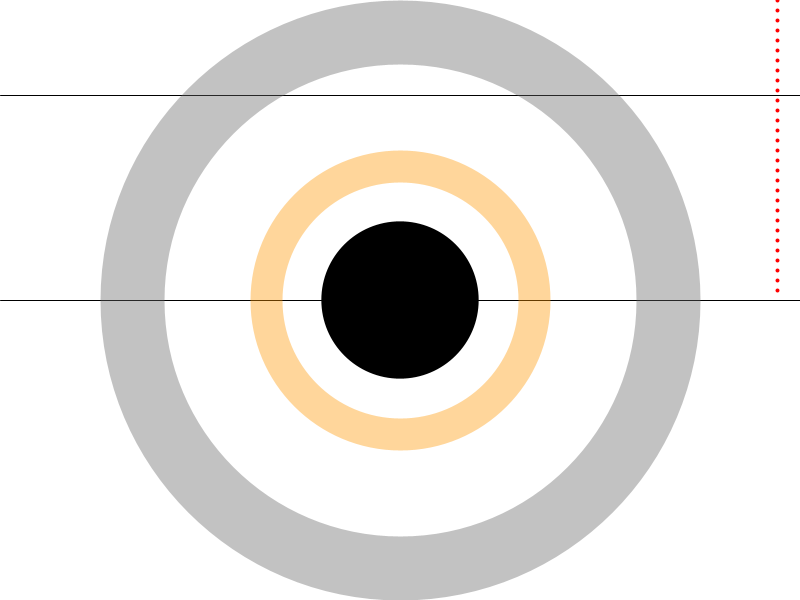
Frame 1 (no input)
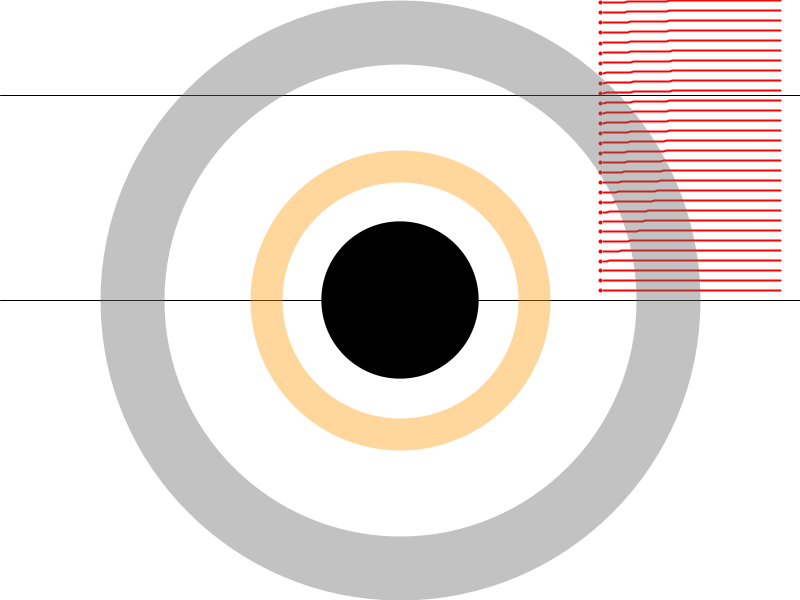
Frame 60 (the mouse pressed at the canvas centre just before this capture)
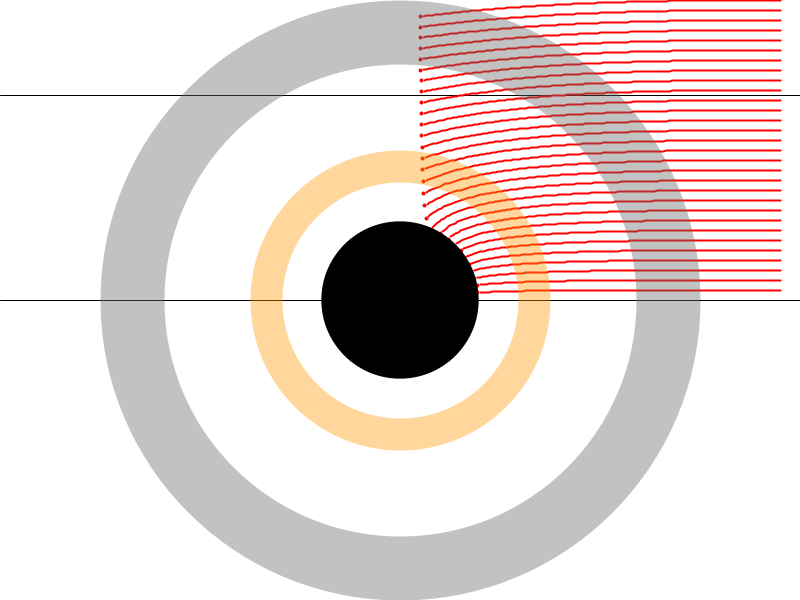
Frame 120 (the mouse held since frame 60 and released just before this capture)

The Processing sketch that drew these frames (run headless with seeded random() and noise(); from frame 60 on, the mouse is pressed at the canvas centre):

// Processing sketch: p144_2d_blackhole_visualization
// ── p144_2d_blackhole_visualization.pde
/*

https://en.wikipedia.org/wiki/Black_hole
https://youtu.be/zUyH3XhpLTo
https://www.asc.ohio-state.edu/orban.14/stemcoding/blackhole.html

*/

class Units {
  char mode;
  float c;
  float G;
  float dt;
  
  Units(char mode, float c, float G, float dt) {
    this.mode = mode;
    this.c = c;
    this.G = G;
    this.dt = dt;
  }
}

class Photon {
  PVector position;
  PVector velocity;
  float theta;

  ArrayList<PVector> history;
  
  boolean stopped;
  
  Photon(float x, float y) {
    position = new PVector(x, y);
    velocity = new PVector(-UNITS.c, 0);
    history = new ArrayList<PVector>();
    stopped = false;
    theta = PI;
  }
  
  void stop() {
    stopped = true;
  }
  
  void update() {
    if (!stopped) {
        history.add(position.copy());

      PVector deltaV = velocity.copy();
      deltaV.mult(UNITS.dt);
      position.add(deltaV);
    }

    if (history.size() > 500) {
      history.remove(0);
    }
    
    if (position.x < 0 || position.x > width || position.y < 0 || position.y > height) {
      stop(); 
    }
  }
  
  void show() {
    strokeWeight(4);
    stroke(255, 0, 0);
    point(position.x, position.y);

    strokeWeight(2);
    noFill();
    beginShape();
    for (var v : history) {
      vertex(v.x, v.y);
    }
    endShape();
  }
}

class Blackhole {
  PVector position;
  float mass;
  float radius;
  
  Blackhole(float x, float y, float m) {
    position = new PVector(x, y);
    mass = m;
    radius = (2 * UNITS.G * m) / (UNITS.c * UNITS.c);
  }
  
  void pull(Photon photon) {
    switch (UNITS.mode) {
    case 'N':
      pullNewton(photon);
      break;
    case 'E':
      pullEinstein(photon);
      break;
    }
  }
  
  void pullNewton(Photon photon) {
    PVector force = PVector.sub(position, photon.position);
    float r = force.mag();
    float fg = UNITS.G * mass / (r * r);
    force.setMag(fg);
    photon.velocity.add(force);
    photon.velocity.setMag(UNITS.c);
    if (r < radius) {
      photon.stop();
    }
  }
  
  void pullEinstein(Photon photon) {
    PVector force = PVector.sub(position, photon.position);
    float theta = force.heading();
    float r = force.mag();
    float fg = UNITS.G * mass / (r * r);
    float deltaTheta = -fg * (UNITS.dt / UNITS.c) * sin(photon.theta - theta);
    deltaTheta /= abs(1.0 - 2.0 * UNITS.G * mass / (r * UNITS.c * UNITS.c));
    photon.theta += deltaTheta;
    photon.velocity = PVector.fromAngle(photon.theta);
    photon.velocity.setMag(UNITS.c);

    if (r <= radius + 0.5) {
      photon.stop();
    }
  }

  void show() {
    ellipseMode(RADIUS);
    fill(0);
    noStroke();    
    float r = radius;
    ellipse(position.x, position.y, r, r);

    noFill();
    stroke(100, 100);
    strokeWeight(64);
    r = radius*3 + 32;
    ellipse(position.x, position.y, r, r);

    stroke(255, 150, 0, 100);
    strokeWeight(32);

    r = radius*1.5 + 16;
    ellipse(position.x, position.y, r, r);
  }
}

Units NEWTON = new Units('N', 30, 1.5, 0.1);
Units EINSTEIN = new Units('E', 30, 3.54, 0.1);
Units UNITS;

Blackhole         m87;
ArrayList<Photon> photons;

float start;
float end;

void setup() {
  size(800, 600);
  reset(EINSTEIN);
}

void reset(Units units) {
  UNITS = units;
  m87 = new Blackhole(width/2, height/2, 10000);
  start = height/2;
  end = height/2 - m87.radius*2.6;
  
  photons = new ArrayList<Photon>();
  for (var y = 0; y < start; y += 10) {
    photons.add(new Photon(width - 20, y));
  }
}

void draw() {
  background(255);

  stroke(0);
  strokeWeight(1);
  line(0, start, width, start);
  line(0, end, width, end);

  for (var p : photons) {
    m87.pull(p);
    p.update();
    p.show();
  }
  m87.show();
}

void keyPressed() {
  if (key == 'n') {
    reset(NEWTON);
  } else if (key == 'e') {
    reset(EINSTEIN);
  }
}
